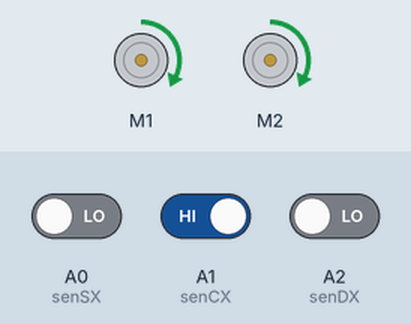
Recording of a sketch running on a simulated Arduino Uno, built with avr-gcc and run on an emulated ATmega328P. On the bench: 2 × DC motor (green arrow = forward, orange = backward, longer = faster). The test bench sets the inputs (shaded band); at power-on: A0 (senSX) LOW, A1 (senCX) HIGH, A2 (senDX) LOW.

Above: at 1.2 s.
1.3 s: A0 (senSX) driven HIGH and A1 (senCX) driven LOW
At 2.3 s:
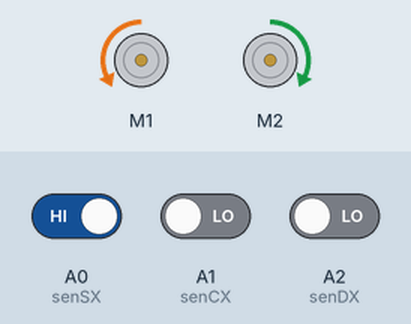
4.3 s: A1 (senCX) driven HIGH and A2 (senDX) driven HIGH
At 4.6 s:
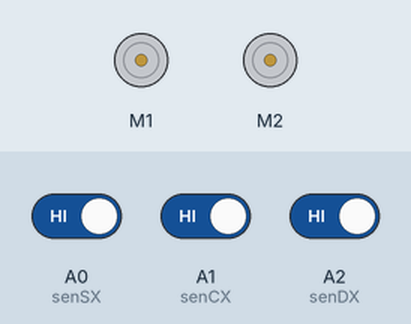
5.8 s: A0 (senSX) driven LOW
At 7.3 s:
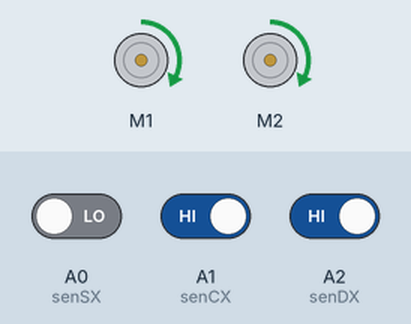
7.8 s: A1 (senCX) driven LOW
At 8.5 s:
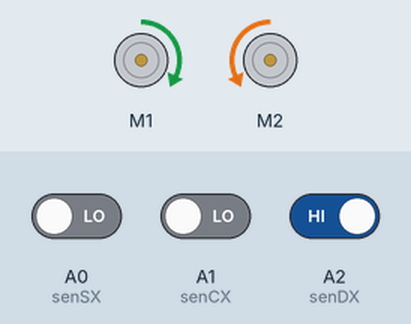
Timing chart, 0 to 10.8 s (numbered marks = the images above; inputs shaded):
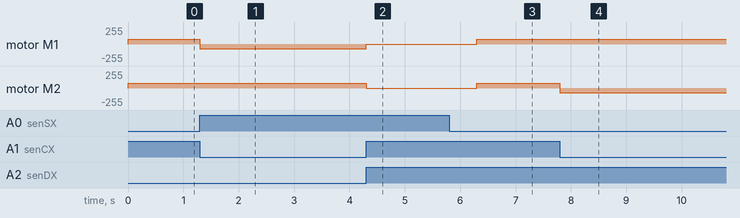

Measured:
- after the input at 1.3 s, motor M1: forward 70/255 → backward 70/255 at once
- after the input at 4.3 s, motor M1: backward 70/255 → stopped at once; motor M2: forward 70/255 → stopped at once
- after the input at 5.8 s, motor M1, motor M2: stopped → forward 70/255 after 0.50 s
- after the input at 7.8 s, motor M2: forward 70/255 → backward 70/255 at once

The sketch:

Line_Follower_Shield_Final.ino
```cpp
/* Version 0.2

  Library referece: https://goo.gl/D9dSPh
  Line Follower shield , with high impedance state "RELEASE" and "BACKWARD".
  Sensor's eyes:
                 1 = black-line - led spento
                 0 = white - led acceso
  Led on for panic!

  DaveCalaway
*/
#include <SoftwareSerial.h>
#include <AFMotor.h>

// motor define
AF_DCMotor m_SX(1, MOTOR12_64KHZ); // create motor #1, 64KHz pwm
AF_DCMotor m_DX(2, MOTOR12_64KHZ); // create motor #2, 64KHz pwm

int led = 13;
int senSX, senCX, senDX = 0;


void setup() {
  pinMode(A0, INPUT); // senSX
  pinMode(A1, INPUT); // senCX
  pinMode(A2, INPUT); // senDX
  m_SX.setSpeed(70);     // set the speed to 0/255
  m_DX.setSpeed(70);
}

void loop() {

  readsen();
  digitalWrite(led, LOW);

  // AVANTI
  m_SX.run(FORWARD);
  m_DX.run(FORWARD);

  // RIGA A DESTRA
  if (senSX == 0 && senCX == 0 && senDX == 1)
    m_DX.run(BACKWARD);

  // RIGA A SINISTRA
  if (senSX == 1 && senCX == 0 && senDX == 0)
    m_SX.run(BACKWARD);

  // TUTTO NERO
  if (senSX == 1 && senCX == 1 && senDX == 1) {
    m_SX.run(RELEASE);
    m_DX.run(RELEASE);
    digitalWrite(led, HIGH);
    delay(2000);
  }
}
// read sensors
void readsen() {
  senSX = digitalRead(A0);
  senCX = digitalRead(A1);
  senDX = digitalRead(A2);
}
```
